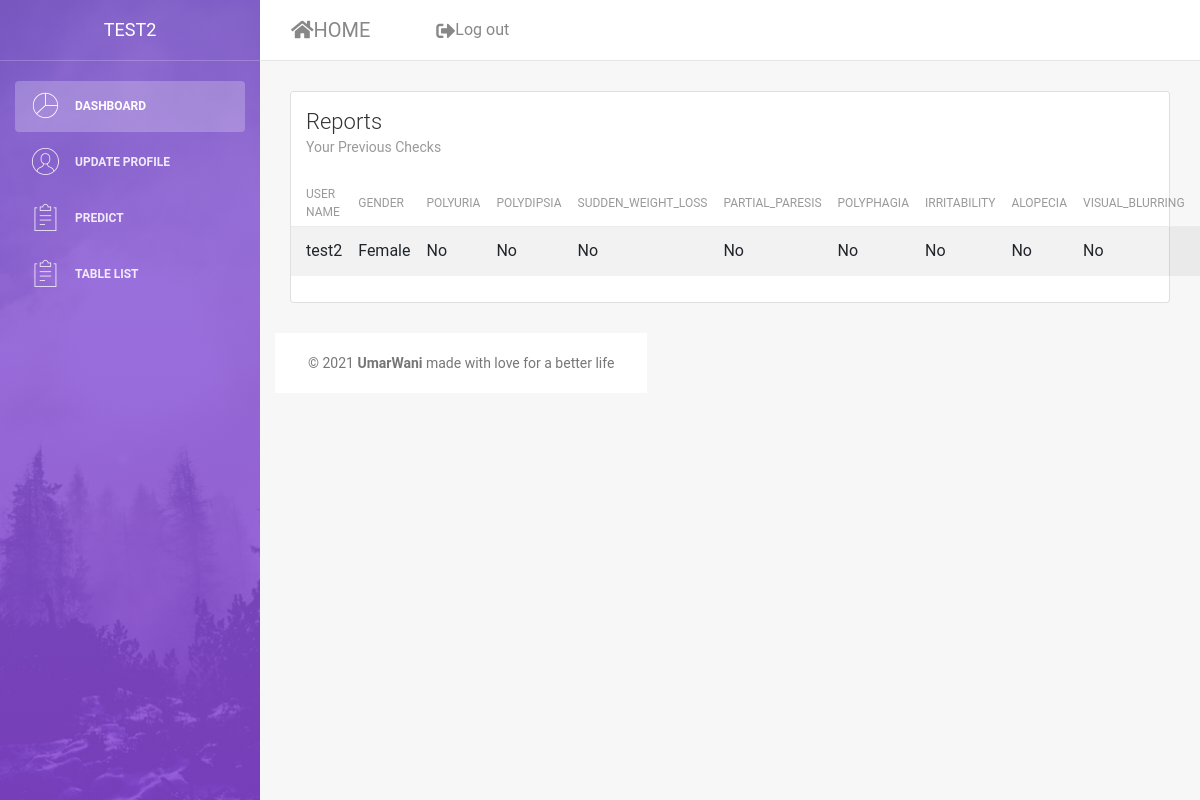
/myTable/ (signed in), run on an earlier commit of the app's database.
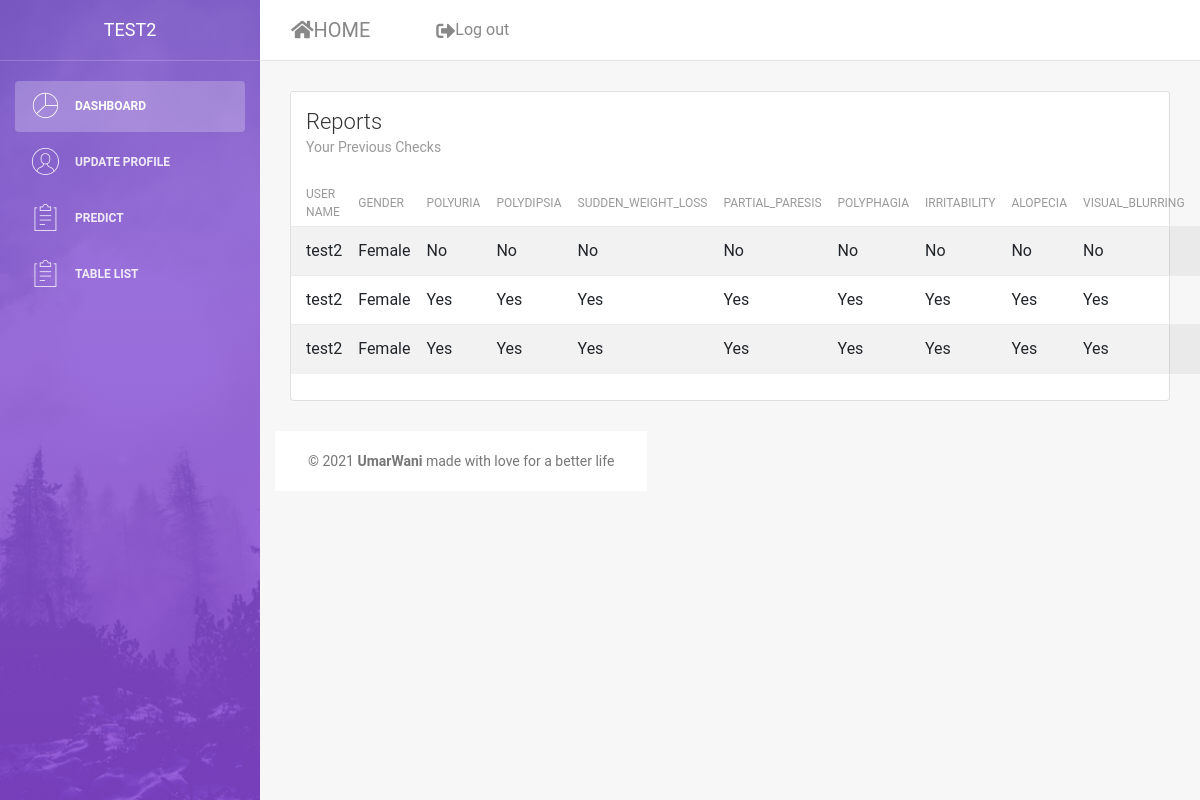
And on a later commit of the database.
### accounts/models.py (models this page shows, shortened)
class Prediction(models.Model):
    VAL_CHOICES = (
        (1, 'Yes'),
        (0, 'No'),
        (2, 'Select'),
    )
    patient = models.ForeignKey(User, null=True, on_delete= models.SET_NULL)
    Gender = models.IntegerField(choices = GENDER_CHOICES,default=2)
    Polyuria = models.IntegerField(choices=VAL_CHOICES,default=2)
    Polydipsia = models.IntegerField(choices=VAL_CHOICES,default=2)
    Sudden_weight_loss = models.IntegerField(choices=VAL_CHOICES,default=2)
    Partial_paresis = models.IntegerField(choices=VAL_CHOICES,default=2)
    Polyphagia = models.IntegerField(choices=VAL_CHOICES,default=2)
    Irritability = models.IntegerField(choices=VAL_CHOICES,default=2)
    Alopecia = models.IntegerField(choices=VAL_CHOICES,default=2)
    Visual_blurring = models.IntegerField(choices=VAL_CHOICES,default=2)
    Weakness = models.IntegerField(choices=VAL_CHOICES,default=2)
    Prediction = models.CharField(max_length=3, null=True)

class Profile(models.Model):
    user = models.OneToOneField(User, on_delete=models.CASCADE)
    age  = models.IntegerField( null=True, blank=True)
    gender = models.IntegerField(choices=GENDER_CHOICES,default=2)

### accounts/views.py (the view)
# urls.py: path('myTable/', views.myTable, name = 'myTable'),
@login_required(login_url='/signin/')
def myTable(request):
    info = Prediction.objects.filter(patient__id=request.user.id)
    context={
             'info':info
    }
    return render(request, 'myTable.html', context)

### templates/myTable.html (shortened to what this page needs)
{% load static %}
<!DOCTYPE html>
<html lang="en">
<head>
    <link rel="stylesheet" href="https://cdnjs.cloudflare.com/ajax/libs/font-awesome/5.15.2/css/all.min.css" />
    <link href="https://cdnjs.cloudflare.com/ajax/libs/twitter-bootstrap/4.5.2/css/bootstrap.css" rel="stylesheet" type="text/css"/>
    <link rel="stylesheet" href="https://maxcdn.bootstrapcdn.com/font-awesome/latest/css/font-awesome.min.css" />
    <link href="{% static 'css/bootstrap.min.css' %}" rel="stylesheet" />
    <link href="{% static 'css/light-bootstrap-dashboard.css' %} " rel="stylesheet" />
</head>
<body>
    <div class="wrapper">
        <div class="sidebar" data-image="{% static 'images/sidebar-5.jpg' %}">
            <div class="sidebar-wrapper">
                <div class="logo">
                    <a href="{% url 'accounts:dashboard' %}" class="simple-text">
                        {{request.user}}
                    </a>
                </div>
                <ul class="nav">
                    <li class="nav-item active">
                        <a class="nav-link" href="{% url 'accounts:dashboard' %}">
                            <i class="nc-icon nc-chart-pie-35"></i>
                            <p>Dashboard</p>
                        </a>
                    </li>
                    <li>
                        <a class="nav-link" href="{% url 'accounts:profile' %}">
                            <i class="nc-icon nc-circle-09"></i>
                            <p>Update Profile</p>
                        </a>
                    </li>
                    <li>
                        <a class="nav-link" href="{% url 'accounts:predict' %}">
                            <i class="nc-icon nc-notes"></i>
                            <p>Predict</p>
                        </a>
                    </li>
                    <li>
                        <a class="nav-link" href="{% url 'accounts:myTable' %}">
                            <i class="nc-icon nc-notes"></i>
                            <p>Table List</p>
                        </a>
                    </li>
                </ul>
            </div>
        </div>
        <div class="main-panel">
            <nav class="navbar navbar-expand-lg " color-on-scroll="500">
                <div class="container-fluid">
                    <a class="navbar-brand" href="{% url 'accounts:home' %}"> <i class="fas fa-home"></i>HOME </a>
                    <div class="collapse navbar-collapse justify-content-end" id="navigation">
                        <ul class="nav navbar-nav mr-auto">
                            <li class="nav-item ml-5">
                                <a class="nav-link" href="{% url 'accounts:signout' %}">
                                    <i class="fas fa-sign-out-alt"></i>
                                    <span class="no-icon">Log out</span>
                                </a>
                            </li>
                        </ul>
                    </div>
                </div>
            </nav>
            <div class="content">
                <div class="container-fluid">
                    <div class="row">
                        <div class="col-md-12">
                            <div class="card strpied-tabled-with-hover">
                                <div class="card-header ">
                                    <h4 class="card-title">Reports</h4>
                                    <p class="card-category">Your Previous Checks</p>
                                </div>
                                <div class="card-body table-full-width table-responsive">
                                    <table class="table table-hover table-striped">
                                        <thead>
                                            <th>User Name</th>
                                            <th>Gender</th>
                                            <th>Polyuria</th>
                                            <th>Polydipsia</th>
                                            <th>Sudden_weight_loss</th>
                                            <th>Partial_paresis</th>
                                            <th>Polyphagia</th>
                                            <th>Irritability</th>
                                            <th>Alopecia</th>
                                            <th>Visual_blurring</th>
                                            <th>Weakness</th>
                                        </thead>
                                        <tbody>
                                            {% for i in info%}
                                            <tr>
                                                <td>{{i.patient}}</td>
                                                <td>{{user.profile.get_gender_display}}</td>
                                                <td>{{i.get_Polyuria_display}}</td>
                                                <td>{{i.get_Polydipsia_display}}</td>
                                                <td>{{i.get_Sudden_weight_loss_display}}</td>
                                                <td>{{i.get_Partial_paresis_display}}</td>
                                                <td>{{i.get_Polyphagia_display}}</td>
                                                <td>{{i.get_Irritability_display}}</td>
                                                <td>{{i.get_Alopecia_display}}</td>
                                                <td>{{i.get_Visual_blurring_display}}</td>
                                                <td>{{i.get_Weakness_display}}</td>
                                            </tr>
                                            {% endfor %}
                                        </tbody>
                                    </table>
                                </div>
                            </div>
                        </div>
            <footer class="footer">
                <div class="container-fluid">
                    <nav>
                        <p class="copyright text-center">
                            ©
                            <strong>UmarWani</strong> made with love for a better life
                        </p>
                    </nav>
                </div>
            </footer>
        </div>
    </div>
</body>
</html>

What changed in the data, as far as the page shows it:
added Prediction: patient "test2", {{ user.profile.get_gender_display }} "Female", Polyuria "Yes", Polydipsia "Yes", Sudden_weight_loss "Yes", Partial_paresis "Yes", Polyphagia "Yes", Irritability "Yes", Alopecia "Yes", Visual_blurring "Yes"
added Prediction: patient "test2", {{ user.profile.get_gender_display }} "Female", Polyuria "Yes", Polydipsia "Yes", Sudden_weight_loss "Yes", Partial_paresis "Yes", Polyphagia "Yes", Irritability "Yes", Alopecia "Yes", Visual_blurring "Yes"
